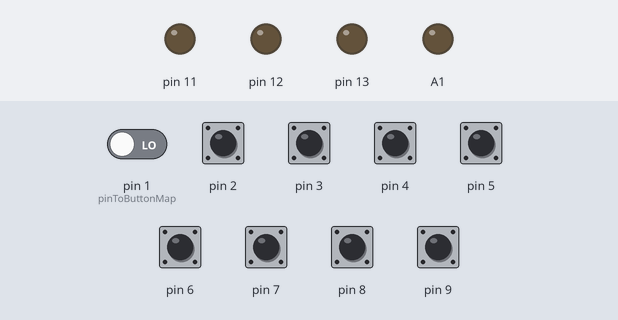
Recording of a sketch running on a simulated Arduino Leonardo, built with avr-gcc and run on an emulated ATmega32U4. On the bench: output pins drawn as LEDs (lit = HIGH). Inputs (shaded band) come from the test bench; at power-on: pin 2–9 HIGH, pin 1 (pinToButtonMap) LOW. USB keyboard and mouse output is not drawn.

Above: at 1.2 s.
1.3 s: pin 2 pulled LOW for 0.15 s
At 1.37 s:
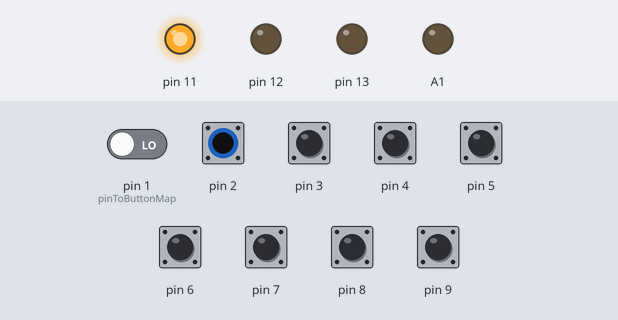
2.9 s: pin 3 pulled LOW for 0.15 s
At 2.98 s:
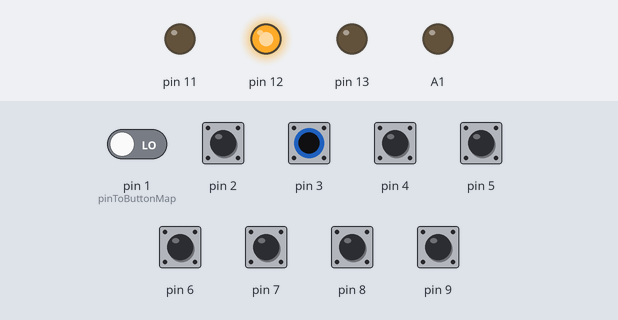
4.5 s: pin 4 pulled LOW for 0.15 s
At 4.58 s:
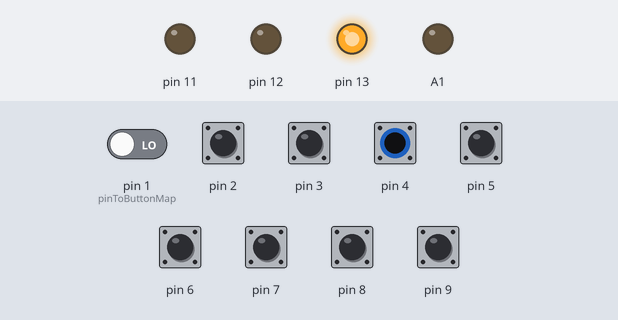
6.1 s: pin 9 pulled LOW for 0.15 s
At 6.17 s:
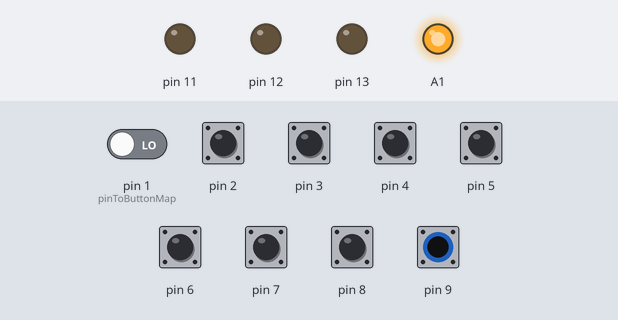
7.7 s: pin 2 driven LOW and pin 3 driven LOW
At 8.9 s:
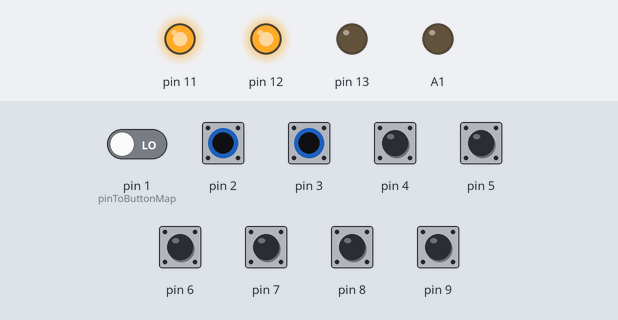
9.2 s: pin 4 pulled LOW for 1 s
At 10.0 s:
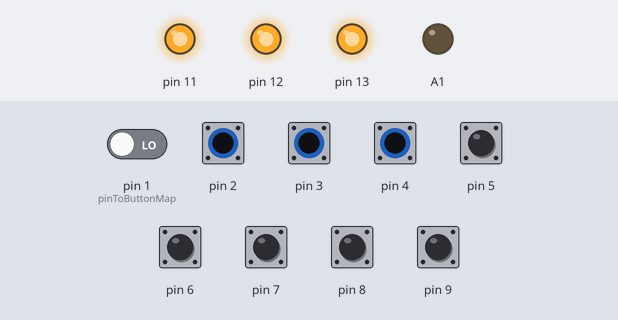
Timing chart, 0 to 12.2 s (numbered marks = the images above; inputs shaded):
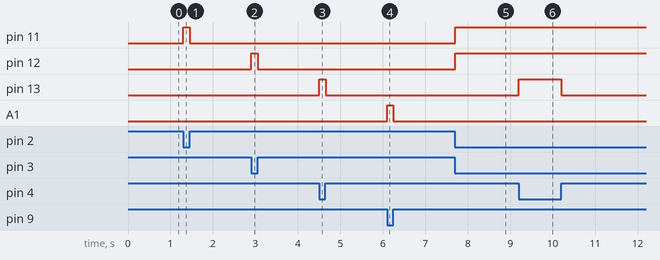

Measured:
- after the input at 1.3 s, pin 11: LOW → HIGH at once, → LOW 0.15 s later
- after the input at 2.9 s, pin 12: LOW → HIGH at once, → LOW 0.15 s later
- after the input at 4.5 s, pin 13: LOW → HIGH at once, → LOW 0.15 s later
- after the input at 6.1 s, A1: LOW → HIGH at once, → LOW 0.15 s later
- after the input at 7.7 s, pin 11, pin 12: LOW → HIGH at once
- after the input at 9.2 s, pin 13: LOW → HIGH at once, → LOW 1.0 s later

The sketch:

Arduino_Controller_Leonardo.ino
```cpp
// Used for Game Controllers with 9 Digital Buttons

#include <Joystick.h>

#define PLAYER_1 0x03

Joystick_ Guitar(
  PLAYER_1,               // Change this for each controller connected to one computer
  JOYSTICK_TYPE_GAMEPAD,
  9, 0,                   // 9 buttons, no hat switches
  false, false, false,    // No X, Y or Z axis
  false, false, false,    // Yes Rx, No Ry, or Rz
  false, false,           // No rudder or throttle
  false, false, false     // No accelerator, brake, or steering
);

void setup() {
  Serial.begin(9600);
  // Initialize Button Pins
  pinMode(2, INPUT_PULLUP);
  pinMode(3, INPUT_PULLUP);
  pinMode(4, INPUT_PULLUP);
  pinMode(5, INPUT_PULLUP);
  pinMode(6, INPUT_PULLUP);
  pinMode(7, INPUT_PULLUP);
  pinMode(8, INPUT_PULLUP);
  pinMode(9, INPUT_PULLUP);
  pinMode(10, INPUT_PULLUP);

  pinMode(11, OUTPUT);
  pinMode(12, OUTPUT);
  pinMode(13, OUTPUT);
  pinMode(A1, OUTPUT);

  // Initialize Joystick Library
  Guitar.begin();
}

// Constant that maps the phyical pin to the joystick button.
const int pinToButtonMap = 1;

// Last state of the button
int lastButtonState[9] = {0,0,0,0,0,0,0,0,0};

void loop() {
  // Read pin values
  for (int index = 0; index < 9; index++)
  {
    int currentButtonState = !digitalRead(index + pinToButtonMap);
    if (currentButtonState != lastButtonState[index])
    {
      Guitar.setButton(index, currentButtonState);
      lastButtonState[index] = currentButtonState;
    }
  }
  delay(10);

  if (digitalRead(2) == LOW){
   digitalWrite(11, HIGH);
 }
 else {
   digitalWrite(11, LOW);
 }

 if (digitalRead(3) == LOW){
   digitalWrite(12, HIGH);
 }
 else {
   digitalWrite(12, LOW);
 }

 if (digitalRead(4) == LOW){
   digitalWrite(13, HIGH);
 }
 else {
   digitalWrite(13, LOW);
 }

if (digitalRead(9) == LOW){
   digitalWrite(A1, HIGH);
 }
 else {
   digitalWrite(A1, LOW);
 }
}
```
